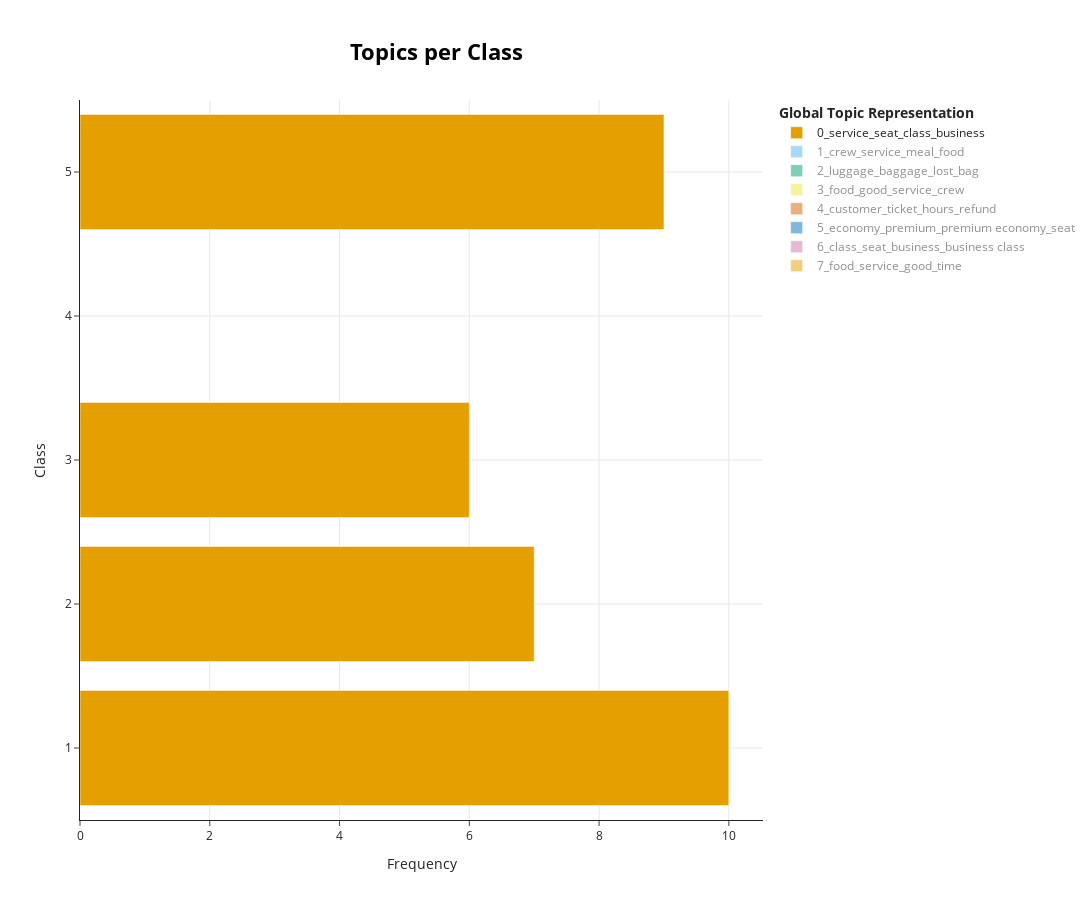

Notebook source saved alongside this figure:
### Code cell
# Prepare inputs
documents = df_slice["text"].tolist()
class_labels = df_slice["rating"].tolist()  # or a grouped rating column
topic_assignments = topics  # from fit_transform()

# Get topics per class
topics_per_class = ft_model.topics_per_class(
    docs=documents,
    classes=class_labels
)

# Visualize
ft_model.visualize_topics_per_class(topics_per_class)
# !!! The plot is interactive. Click legend labels to choose & compare topics (not recomended having >3 a time). !!!

### Figure 1 — Plotly figure (JSON) as saved in the notebook; plotly's stock layout.template omitted (floating-point values rounded to 4 significant figures)
{"data": [{"hoverinfo": "text", "hovertext": ["<b>Topic 0</b><br>Words: service, business, medical, outlet, class", "<b>Topic 0</b><br>Words: service, class, crew, staff, business", "<b>Topic 0</b><br>Words: service, degraded, covid, seat, pre covid", "<b>Topic 0</b><br>Words: ms, service, crew, good, pandemic"], "marker": {"color": "#E69F00"}, "name": "0_service_seat_class_business", "orientation": "h", "type": "bar", "visible": true, "x": [10, 7, 6, 9], "y": [1, 2, 3, 5]}, {"hoverinfo": "text", "hovertext": ["<b>Topic 1</b><br>Words: 22, service, crew, krisflyer, meal", "<b>Topic 1</b><br>Words: economy, used, best, time, service", "<b>Topic 1</b><br>Words: crew, meal, service, food, really", "<b>Topic 1</b><br>Words: especially, nice, especially long, service efficient, efficient food", "<b>Topic 1</b><br>Words: fully, crew, meal, food delicious, service"], "marker": {"color": "#56B4E9"}, "name": "1_crew_service_meal_food", "orientation": "h", "type": "bar", "visible": "legendonly", "x": [13, 5, 8, 2, 6], "y": [1, 2, 3, 4, 5]}, {"hoverinfo": "text", "hovertext": ["<b>Topic 2</b><br>Words: luggage, lost, baggage, bag, days", "<b>Topic 2</b><br>Words: luggage, baggage, bag, delayed, lost", "<b>Topic 2</b><br>Words: loose, think, money lot, 25kg, 39", "<b>Topic 2</b><br>Words: luggage, ground crew, ground, ask ground, guided", "<b>Topic 2</b><br>Words: lost, day, airport, day went, days ask"], "marker": {"color": "#009E73"}, "name": "2_luggage_baggage_lost_bag", "orientation": "h", "type": "bar", "visible": "legendonly", "x": [52, 8, 1, 1, 1], "y": [1, 2, 3, 4, 5]}, {"hoverinfo": "text", "hovertext": ["<b>Topic 3</b><br>Words: food, good, service, seat, crew", "<b>Topic 3</b><br>Words: food, cold, good, service, served", "<b>Topic 3</b><br>Words: food, poor, good, service, seat", "<b>Topic 3</b><br>Words: good, food, crew, staff, plane", "<b>Topic 3</b><br>Words: good, food, great, crew, service"], "marker": {"color": "#F0E442"}, "name": "3_food_good_service_crew", "orientation": "h", "type": "bar", "visible": "legendonly", "x": [27, 17, 17, 25, 52], "y": [1, 2, 3, 4, 5]}, {"hoverinfo": "text", "hovertext": ["<b>Topic 4</b><br>Words: ticket, customer, refund, hours, service", "<b>Topic 4</b><br>Words: hours, customer, service, time, change", "<b>Topic 4</b><br>Words: melbourne, day, booking, manila, hours", "<b>Topic 4</b><br>Words: journey, tickets, family, extra, money lot", "<b>Topic 4</b><br>Words: refund, time, ticket, day, service"], "marker": {"color": "#D55E00"}, "name": "4_customer_ticket_hours_refund", "orientation": "h", "type": "bar", "visible": "legendonly", "x": [227, 19, 7, 1, 14], "y": [1, 2, 3, 4, 5]}, {"hoverinfo": "text", "hovertext": ["<b>Topic 5</b><br>Words: economy, premium, premium economy, seat, finnair", "<b>Topic 5</b><br>Words: economy, premium, premium economy, better, drink", "<b>Topic 5</b><br>Words: economy, premium, premium economy, econ, better", "<b>Topic 5</b><br>Words: economy, premium, premium economy, section, toilets", "<b>Topic 5</b><br>Words: economy, premium, premium economy, seats, worth"], "marker": {"color": "#0072B2"}, "name": "5_economy_premium_premium economy_seat", "orientation": "h", "type": "bar", "visible": "legendonly", "x": [8, 15, 7, 4, 2], "y": [1, 2, 3, 4, 5]}, {"hoverinfo": "text", "hovertext": ["<b>Topic 6</b><br>Words: class, business, business class, seat, seats", "<b>Topic 6</b><br>Words: seat, window, windows, wing, seats", "<b>Topic 6</b><br>Words: class, business class, business, seat, seats", "<b>Topic 6</b><br>Words: seat, seats, staff, class, feet", "<b>Topic 6</b><br>Words: class, business class, business, seat, experience"], "marker": {"color": "#CC79A7"}, "name": "6_class_seat_business_business class", "orientation": "h", "type": "bar", "visible": "legendonly", "x": [15, 5, 10, 6, 5], "y": [1, 2, 3, 4, 5]}, {"hoverinfo": "text", "hovertext": ["<b>Topic 7</b><br>Words: food, service, crew, time, good", "<b>Topic 7</b><br>Words: food, service, strike, economy, time", "<b>Topic 7</b><br>Words: food, service, good, economy, class", "<b>Topic 7</b><br>Words: food, good, service, time, great", "<b>Topic 7</b><br>Words: food, service, good, best, great"], "marker": {"color": "#E69F00"}, "name": "7_food_service_good_time", "orientation": "h", "type": "bar", "visible": "legendonly", "x": [41, 21, 35, 20, 105], "y": [1, 2, 3, 4, 5]}], "layout": {"height": 900, "hoverlabel": {"bgcolor": "white", "font": {"family": "Rockwell", "size": 16}}, "legend": {"title": {"text": "<b>Global Topic Representation"}}, "title": {"font": {"color": "Black", "size": 22}, "text": "<b>Topics per Class</b>", "x": 0.4, "xanchor": "center", "y": 0.95, "yanchor": "top"}, "width": 1250, "xaxis": {"showgrid": true, "title": {"text": "Frequency"}}, "yaxis": {"showgrid": true, "title": {"text": "Class"}}}}
